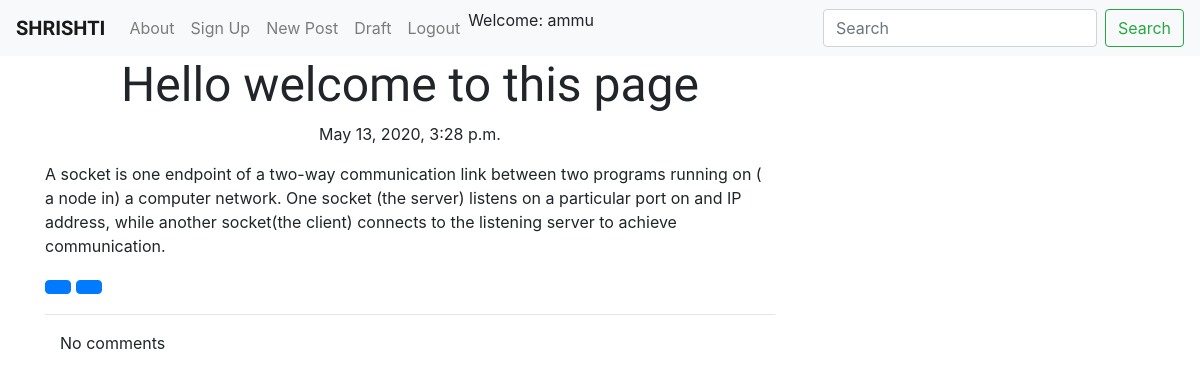
Screenshot of /post/3/ (signed in) with the database file from the repository.
### Blog/models.py (models this page shows, shortened)
class Post(models.Model):
    author=models.ForeignKey('auth.User', on_delete=models.CASCADE)
    title=models.CharField(max_length=200)
    text=models.TextField()
    create_date=models.DateTimeField(default=timezone.now) #publish date and time
    published_date=models.DateTimeField(blank=True,null=True)
    def publish(self):
        self.published_date=timezone.now()
        self.save()

### Blog/views.py (the view)
# urls.py: re_path(r'^post/(?P<pk>\d+)/$',views.PostDetailView.as_view(),name='post_detail'),
class PostDetailView(DetailView):
    model=Post
    template_name='post_detail.html'

### Blog/templates/blog/post_detail.html (shortened to what this page needs)
{%extends "blog/base.html"%}
{%block content%}
<h1 class="posttitile loader">{{post.title}}</h1>
{%if post.published_date %}
<div class="date postdate">
  {{post.published_date}}
</div>
{%else%}
<a class="btn btn-primary" href="{%url 'post_publish' pk=post.pk%}">Publish</a>
{%endif%}
<p class="postcontent">{{post.text|safe|linebreaksbr}}</p>
{%if user.is_authenticated%}
<a class ="btn btn-primary"href="{%url 'post_edit' pk=post.pk%} ">
</a>
<a class ="btn btn-primary"href="{%url 'post_remove' pk=post.pk%} ">
</a>
{%endif%}
<hr>
<div class="container">
  {%for comment in post.comments.all%}
  <br>
  {%if user.is_authenticated or comment.approved_comment%}
    {{comment.created_date}}
    {%if not comment.approved_comment%}
    <a class ="btn btn-primary"href="{%url 'comment_approve' pk=comment.pk%} ">
      <span class="glyphicon glyphicon-remove"></span>
    </a>
    <a class ="btn btn-primary"href="{%url 'comment_remove' pk=comment.pk%} ">
      <span class="glyphicon glyphicon-ok"></span>
    </a>
    {%endif%}
    <p>{{comment.text|safe|linebreaksbr}}</p>
    <p>Posted By:{{comment.author}}</p>
  {%endif%}
  {%empty%}
  <p>No comments</p>
{%endfor%}
</div>
{%endblock%}

### Blog/templates/blog/base.html (shortened to what this page needs)
<!DOCTYPE html>
{%load static%}
<html lang="en" dir="ltr">
  <head>
    <link rel="stylesheet" href="https://stackpath.bootstrapcdn.com/bootstrap/4.4.1/css/bootstrap.min.css">
    <link rel="stylesheet" href="//cdn.jsdelivr.net/npm/medium-editor@latest/dist/css/medium-editor.min.css" type="text/css" media="screen" charset="utf-8">
    <link rel="stylesheet" href="{%static 'css/blog.css'%}">
  </head>
  <body>
    <nav class="navbar navbar-expand-lg navbar-light bg-light ">
    <div class="collapse navbar-collapse" id="navbarTogglerDemo01">
      <a class="navbar-brand" href="{%url 'post_list'%}">SHRISHTI</a>
      <ul class="navbar-nav mr-auto mt-2 mt-lg-0">
          <li>
            <a class="nav-link" href="{%url 'about'%}">About<span class="sr-only">(current)</span></a>
          </li>
          <li class="nav-item">
            <a class="nav-link" href="{%url 'registerView'%}">Sign Up</a>
          </li>
          {%if user.is_authenticated%}
          <li>
            <a class="nav-link" href="{%url 'post_new'%}">New Post<span class="sr-only">(current)</span></a>
          </li>
          <li>
            <a class="nav-link" href="{%url 'post_draft_list'%}">Draft<span class="sr-only">(current)</span></a>
          </li>
          <li>
            <a class="nav-link" href="{%url 'logout_view'%}">Logout<span class="sr-only">(current)</span></a>
          </li>
          <li>
            <a>Welcome: {{user.username}}</a>
          </li>
          {%else%}
          <li>
            <a class="nav-link" href="{%url 'login_view'%}">Log In <span class="sr-only">(current)</span></a>
          </li>
          {%endif%}
      </ul>
      <form class="form-inline my-2 my-lg-0">
        <input class="form-control mr-sm-2" type="search" placeholder="Search" aria-label="Search">
        <button class="btn btn-outline-success my-2 my-sm-0" type="submit">Search</button>
      </form>
    </div>
  </nav>
  <div class="content container">
    <div class="row">
      <div class="col-md-8">
        <div class="blog_posts">
          {%block content%}
          {%endblock%}
        </div>
      </div>
    </div>
  </div>
  </body>
</html>

### Blog/static/css/blog.css (style rules this page uses)
.postdate { text-align: center; }
.posttitile { font-family: 'Libre Franklin', sans-serif; font-weight: 400; font-size: 3em; text-align: center; }
.postcontent { font-family: 'Libre Franklin', sans-serif; font-size: 1.5em; }
.navbar-brand { font-family: 'Libre Franklin', sans-serif; font-weight: bold; }
.loader { filter:hue-rotate(0deg); color:linear-gradient(45deg,#0f8,#08f); animation:hue 10000ms infinite linear; }

### rows the page displays
Post: title "Hello welcome to this page", published_date "May 13, 2020, 3:28 p.m.", text "A socket is one endpoint of a two-way communication link between two programs running on ( a node in) a computer network. One socket (the server) listens on a particular port on and IP address, while another socket(the client) connects to the listening server to achieve communication."

### other values shown
{{ user.username }} "ammu"
